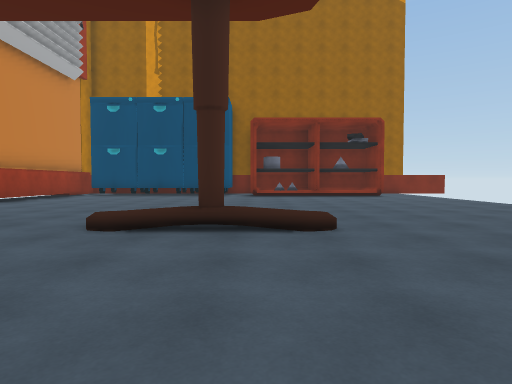
view 1 (above)

13 first-person views from a walk through a scene from a Unity 3-D project. The camera is 1.2 m above the floor, tilts 2° down and sees 75° across. The floor is counted in squares, 2 m on a side. Each view is taken from the middle of a square. On the plan, view 1 faces up. The plan holds only what a view shows up to about 10 squares ahead; the rest is blank. The place goes on beyond the plan.

view 2
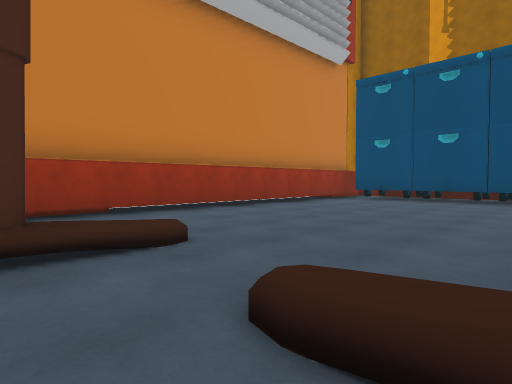

view 3
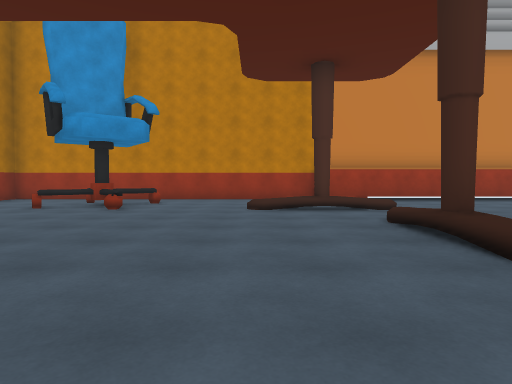

view 4
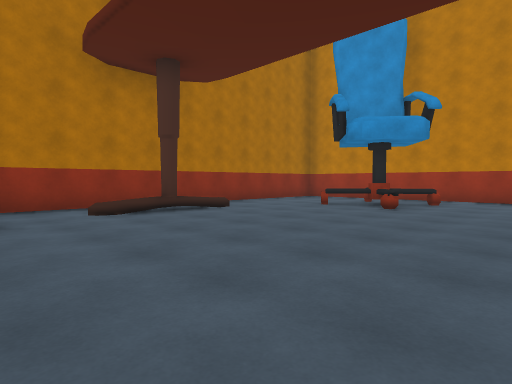

view 5
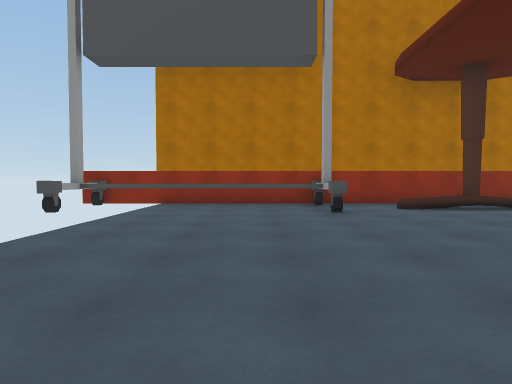

view 6
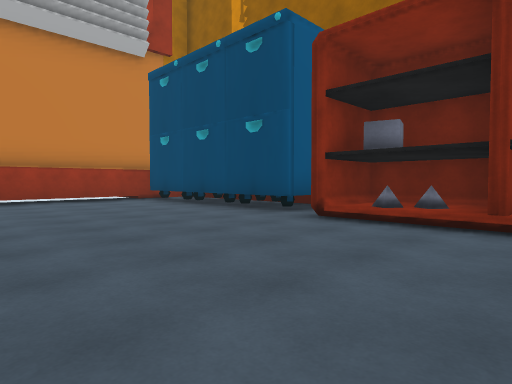

view 7
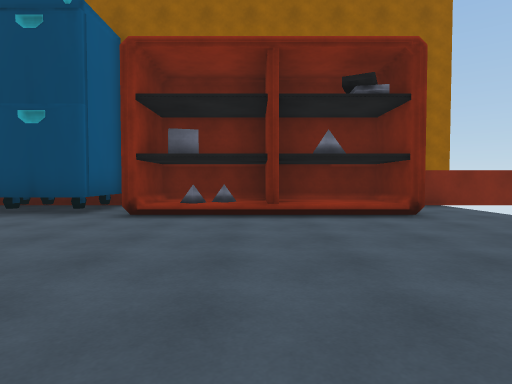

view 8
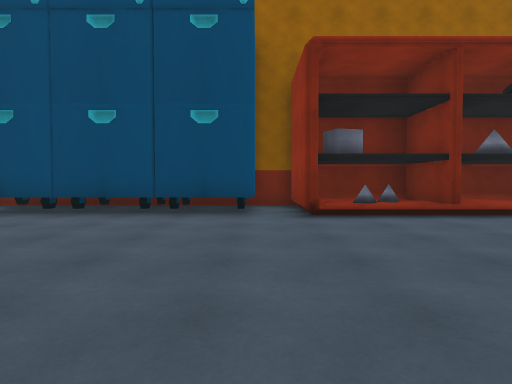

view 9
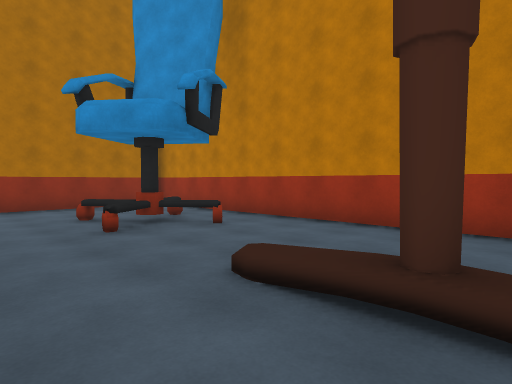

view 10
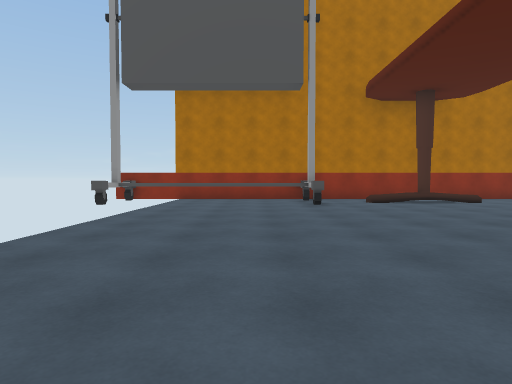

view 11
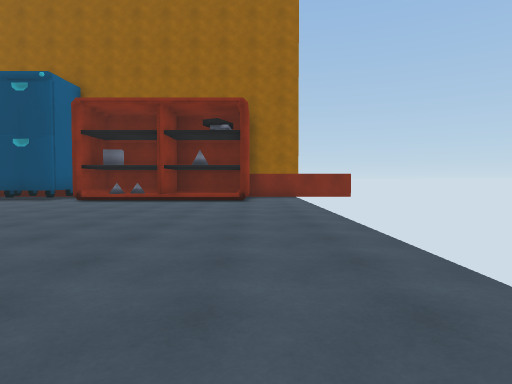

view 12
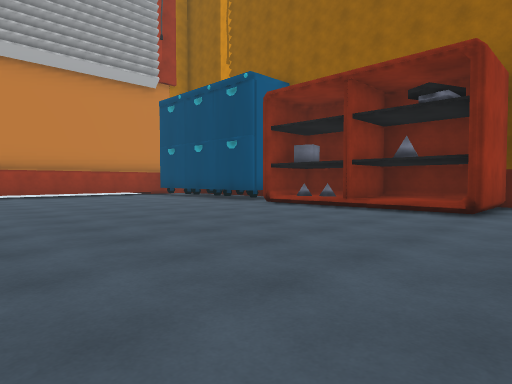

view 13
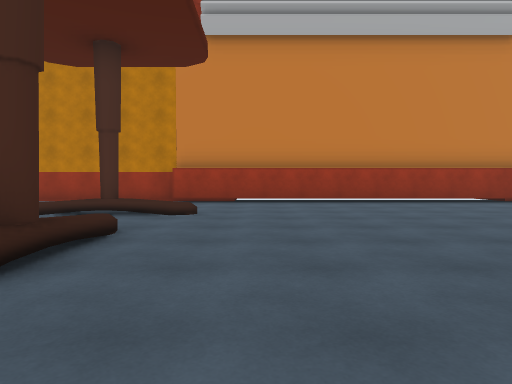

### Floor plan
Key: @ floor where view 1 was taken; # wall or solid block; . floor; / step, stairs or slope; = window, fence, low wall or low ledge; C cabinet.
Columns run from 8 left of view 1 to 7 right of it. Each row starts with its distance up from view 1.
 15  ########   ####
 14  #CCCCCC#####..
 13  #CCCCCC#####..
 12  #.............
 11  #.............
 10  #.............
  9  #.............
  8  #.............
  7  #.............
  6  #.............
  5  #../..........
  4 ##.././#//.....
  3 #...#..........
  2 #.../..........
  1 #..............
  0 #.......@......
 -1 #..==..........
 -2 #.=#...........
 -3 #...=..........
 -4 #...../#//##==##
 -5 #..........#####
 -6 ############

Positions as (right, up) in squares from view 1, and headings:
1: (0, 0), facing up
2: (-1, 3), facing up-left
3: (3, 2), facing left
4: (3, 2), facing down-left
5: (4, 3), facing down
6: (3, 8), facing up-left
7: (2, 7), facing up
8: (-1, 7), facing up
9: (-2, 4), facing down-left
10: (4, 5), facing down
11: (5, 3), facing up
12: (6, 6), facing up-left
13: (2, 6), facing left
